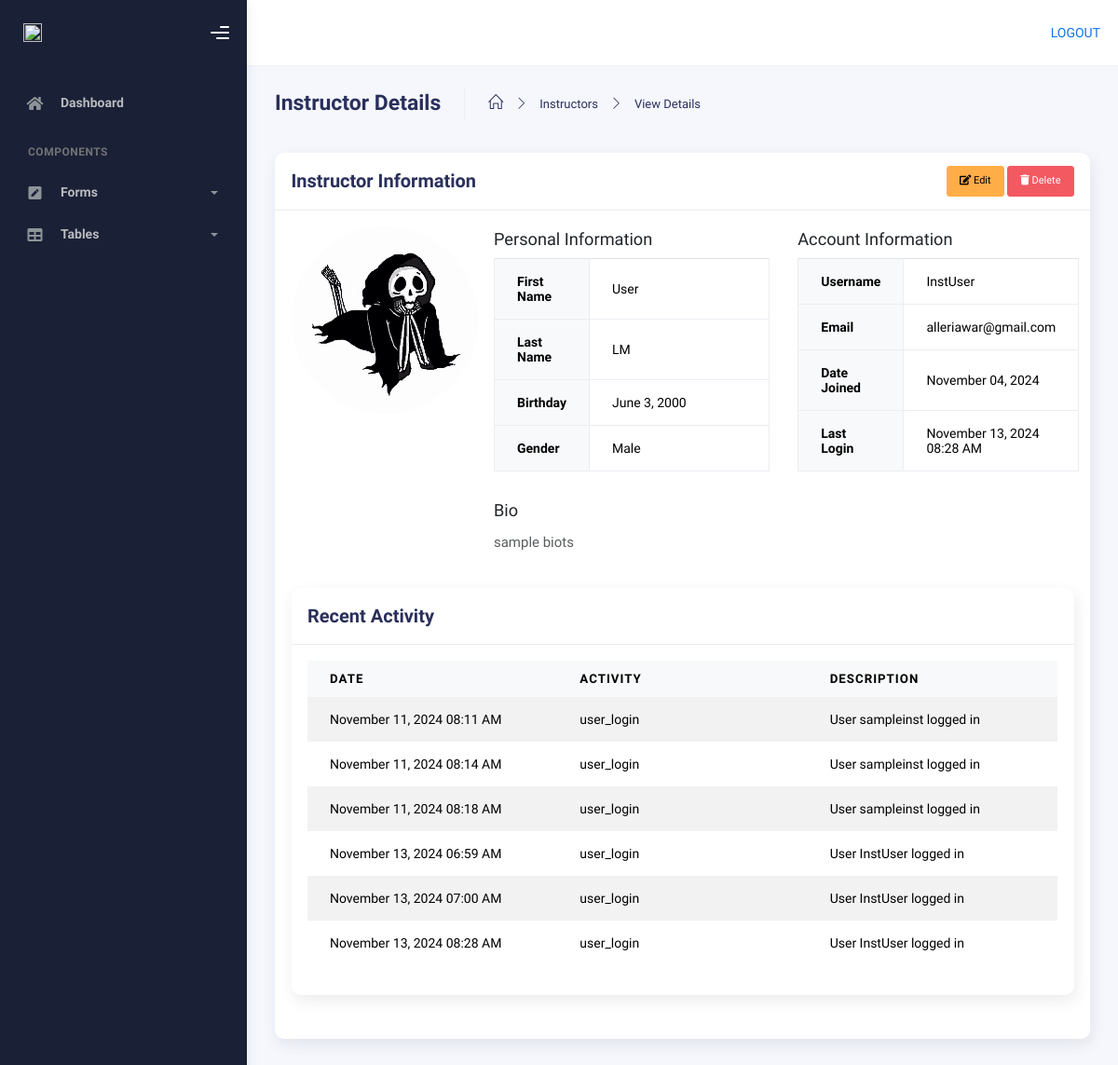
The page /admin-page/instructor/5/view/ (signed in) on the database as committed earlier.
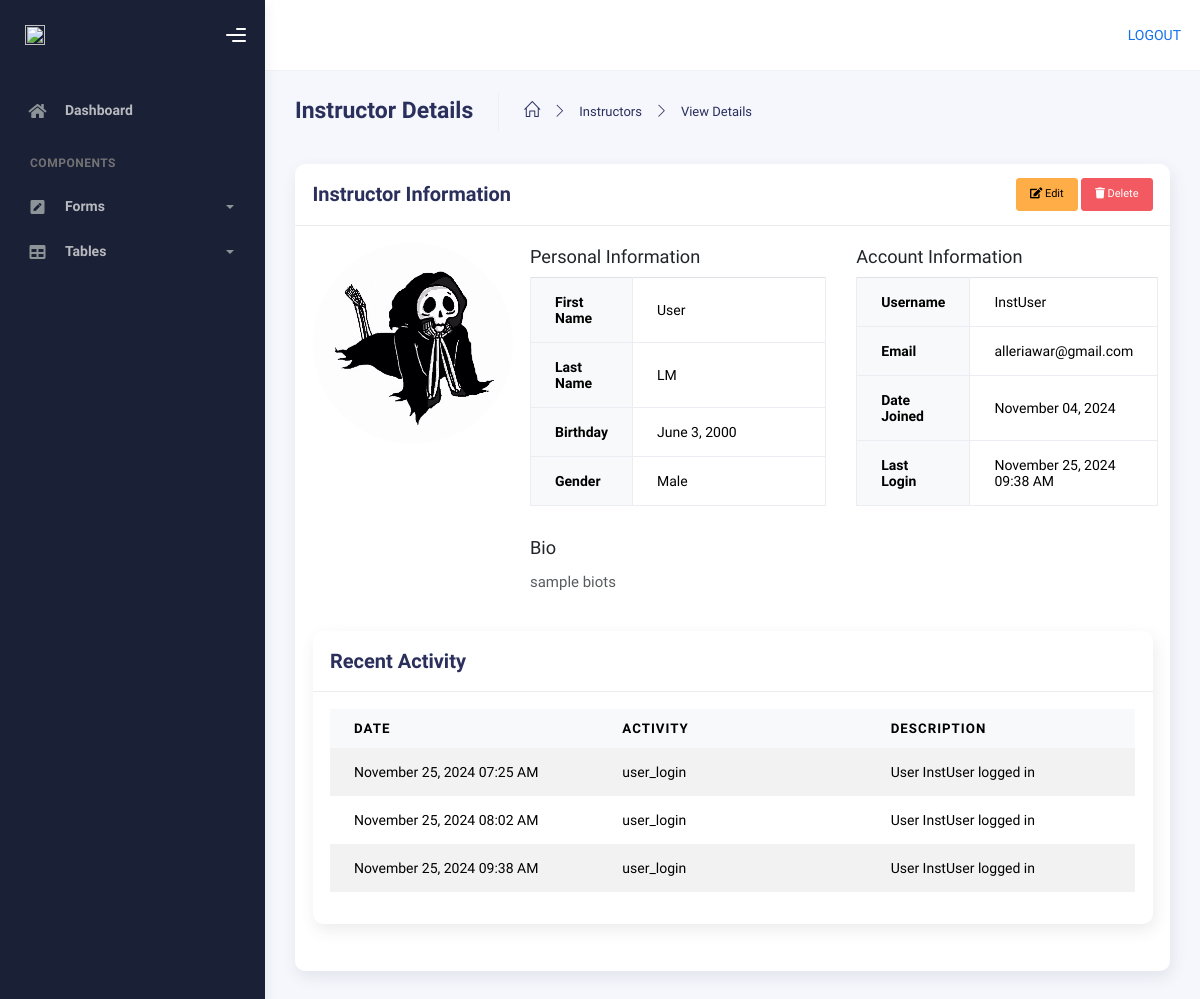
The same page on the database as committed later.
### AppCodingNexus/models.py (models this page shows, shortened)
class UserProfile(models.Model):
    user = models.OneToOneField(User, on_delete=models.CASCADE)
    studentID = models.IntegerField(null=True, blank=True)
    display_photo = models.ImageField(upload_to='profile_pics/', default='default.jpg')
    firstname = models.CharField(max_length=50)
    lastname = models.CharField(max_length=50)
    birthday = models.DateField()
    gender = models.CharField(max_length=15, null=True, blank=True)
    role = models.CharField(max_length=20,choices=[('Student', 'Student'), ('Instructor', 'Instructor')], blank=True)
    bio = models.TextField(blank=True)
    is_deleted = models.BooleanField(default=False)
    deletion_requested = models.DateTimeField(null=True, blank=True)

class UserActivity(models.Model):
    user = models.ForeignKey(User, on_delete=models.CASCADE)
    activity_type = models.CharField(max_length=100)
    date = models.DateTimeField()
    description = models.TextField(blank=True, null=True)

### AppCodingNexus/views.py (the view)
# urls.py: path('admin-page/instructor/<int:pk>/view/', views.instructor_view, name='instructor-view'),
@login_required(login_url='login')
def instructor_view(request, pk):
    instructor = get_object_or_404(UserProfile, pk=pk, role='Instructor')
    return render(request, 'admin_page/forms/instructor_view.html', {'instructor': instructor})

### templates/admin_page/forms/instructor_view.html (shortened to what this page needs)
{% extends "admin_page/base.html" %}
{% load static %}
{% block content %}
<div class="container">
  <div class="page-inner">
    <div class="page-header">
      <h3 class="fw-bold mb-3">Instructor Details</h3>
      <ul class="breadcrumbs mb-3">
        <li class="nav-home">
          <a href="{% url 'admin-page' %}">
            <i class="icon-home"></i>
          </a>
        </li>
        <li class="separator">
          <i class="icon-arrow-right"></i>
        </li>
        <li class="nav-item">
          <a href="{% url 'instructor-list' %}">Instructors</a>
        </li>
        <li class="separator">
          <i class="icon-arrow-right"></i>
        </li>
        <li class="nav-item">
          <a href="#">View Details</a>
        </li>
      </ul>
    </div>
    <div class="row">
      <div class="col-md-12">
        <div class="card">
          <div class="card-header">
            <div class="d-flex justify-content-between align-items-center">
              <h4 class="card-title">Instructor Information</h4>
              <div>
                <a href="{% url 'instructor-edit' instructor.id %}" class="btn btn-warning btn-sm">
                  <i class="fas fa-edit"></i> Edit
                </a>
                <button type="button" class="btn btn-danger btn-sm" data-toggle="modal" data-target="#deleteModal">
                  <i class="fas fa-trash"></i> Delete
                </button>
              </div>
            </div>
          </div>
          <div class="card-body">
            <div class="row">
              <div class="col-md-3 text-center mb-4">
                <img src="{{ instructor.display_photo.url }}"
                     alt="Profile Photo"
                     class="rounded-circle img-fluid"
                     style="max-width: 200px;">
              </div>
              <div class="col-md-9">
                <div class="row">
                  <div class="col-md-6">
                    <h5 class="font-weight-bold">Personal Information</h5>
                    <table class="table table-bordered">
                      <tr>
                        <th>First Name</th>
                        <td>{{ instructor.firstname }}</td>
                      </tr>
                      <tr>
                        <th>Last Name</th>
                        <td>{{ instructor.lastname }}</td>
                      </tr>
                      <tr>
                        <th>Birthday</th>
                        <td>{{ instructor.birthday }}</td>
                      </tr>
                      <tr>
                        <th>Gender</th>
                        <td>{{ instructor.gender }}</td>
                      </tr>
                    </table>
                  </div>
                  <div class="col-md-6">
                    <h5 class="font-weight-bold">Account Information</h5>
                    <table class="table table-bordered">
                      <tr>
                        <th>Username</th>
                        <td>{{ instructor.user.username }}</td>
                      </tr>
                      <tr>
                        <th>Email</th>
                        <td>{{ instructor.user.email }}</td>
                      </tr>
                      <tr>
                        <th>Date Joined</th>
                        <td>{{ instructor.user.date_joined|date:"F d, Y" }}</td>
                      </tr>
                      <tr>
                        <th>Last Login</th>
                        <td>{{ instructor.user.last_login|date:"F d, Y h:i A" }}</td>
                      </tr>
                    </table>
                  </div>
                </div>
                {% if instructor.bio %}
                <div class="row mt-3">
                  <div class="col-12">
                    <h5 class="font-weight-bold">Bio</h5>
                    <p class="text-muted">{{ instructor.bio }}</p>
                  </div>
                </div>
                {% endif %}
              </div>
            </div>
            <div class="row mt-4">
              <div class="col-12">
                <div class="card">
                  <div class="card-header">
                    <h4 class="card-title">Recent Activity</h4>
                  </div>
                  <div class="card-body">
                    <div class="table-responsive">
                      <table class="table table-striped">
                        <thead>
                          <tr>
                            <th>Date</th>
                            <th>Activity</th>
                            <th>Description</th>
                          </tr>
                        </thead>
                        <tbody>
                          {% for activity in instructor.user.useractivity_set.all|slice:":10" %}
                          <tr>
                            <td>{{ activity.date|date:"F d, Y h:i A" }}</td>
                            <td>{{ activity.activity_type }}</td>
                            <td>{{ activity.description }}</td>
                          </tr>
                          {% empty %}
                          <tr>
                            <td colspan="3" class="text-center">No activity recorded</td>
                          </tr>
                          {% endfor %}
                        </tbody>
                      </table>
                    </div>
                  </div>
                </div>
              </div>
            </div>
          </div>
        </div>
      </div>
    </div>
  </div>
</div>
{% endblock %}

### templates/admin_page/base.html (shortened to what this page needs)
{% load static %}
<html lang="en">
  <head>
    <link rel="stylesheet" href="{% static 'css/bootstrap.min.css' %}" />
    <link rel="stylesheet" href="{% static 'css/plugins.min.css' %}" />
    <link rel="stylesheet" href="{% static 'css/kaiadmin.min.css' %}" />
    <link rel="stylesheet" href="{% static 'css/demo.css' %}" />
  </head>
  <body>
    <div class="wrapper">
      <div class="sidebar" data-background-color="dark">
        <div class="sidebar-logo">
          <div class="logo-header" data-background-color="dark">
            <a href="{% url 'admin-page' %}" class="logo">
              <img
                src="{% static 'img/logocn.png' %}"
                alt="navbar brand"
                class="navbar-brand"
                height="20"
              />
            </a>
            <div class="nav-toggle">
              <button class="btn btn-toggle toggle-sidebar">
                <i class="gg-menu-right"></i>
              </button>
            </div>
          </div>
        </div>
        <div class="sidebar-wrapper scrollbar scrollbar-inner">
          <div class="sidebar-content">
            <ul class="nav nav-secondary">
              <li class="nav-item">
                <a
                  href="{% url 'admin-page' %}"
                  class="collapsed"
                  aria-expanded="false"
                >
                  <i class="fas fa-home"></i>
                  <p>Dashboard</p>
                </a>
              </li>
              <li class="nav-section">
                <h4 class="text-section">Components</h4>
              </li>
              <li class="nav-item">
                <a data-bs-toggle="collapse" href="#forms">
                  <i class="fas fa-pen-square"></i>
                  <p>Forms</p>
                  <span class="caret"></span>
                </a>
              </li>
              <li class="nav-item">
                <a data-bs-toggle="collapse" href="#tables">
                  <i class="fas fa-table"></i>
                  <p>Tables</p>
                  <span class="caret"></span>
                </a>
              </li>
            </ul>
          </div>
        </div>
      </div>
      <div class="main-panel">
        <div class="main-header">
          <nav
            class="navbar navbar-header navbar-header-transparent navbar-expand-lg border-bottom"
          >
            <div class="container-fluid">
              <ul class="navbar-nav topbar-nav ms-md-auto align-items-center">
                  <div class="nav-item"><a href="{% url 'logout' %}">LOGOUT</a></div>
              </ul>
            </div>
          </nav>
        </div>
        {% block content %}{% endblock %}
    </div>
    </div>
  </body>
</html>

### templates/admin_page/forms/instructor_view.html (style rules this page uses)
.table th { width: 30%; background-color: #f8f9fa; }

Rows that differ between the two databases and show on the page:
removed UserActivity: date "November 11, 2024 08:11 AM", activity_type "user_login", description "User sampleinst logged in"
removed UserActivity: date "November 11, 2024 08:14 AM", activity_type "user_login", description "User sampleinst logged in"
removed UserActivity: date "November 11, 2024 08:18 AM", activity_type "user_login", description "User sampleinst logged in"
removed UserActivity: date "November 13, 2024 06:59 AM", activity_type "user_login", description "User InstUser logged in"
removed UserActivity: date "November 13, 2024 07:00 AM", activity_type "user_login", description "User InstUser logged in"
removed UserActivity: date "November 13, 2024 08:28 AM", activity_type "user_login", description "User InstUser logged in"
changed through a linked row, UserProfile "sample biots": user.last_login "November 13, 2024 08:28 AM" → "November 25, 2024 09:38 AM"
added UserActivity: date "November 25, 2024 07:25 AM", activity_type "user_login", description "User InstUser logged in"
added UserActivity: date "November 25, 2024 08:02 AM", activity_type "user_login", description "User InstUser logged in"
added UserActivity: date "November 25, 2024 09:38 AM", activity_type "user_login", description "User InstUser logged in"
